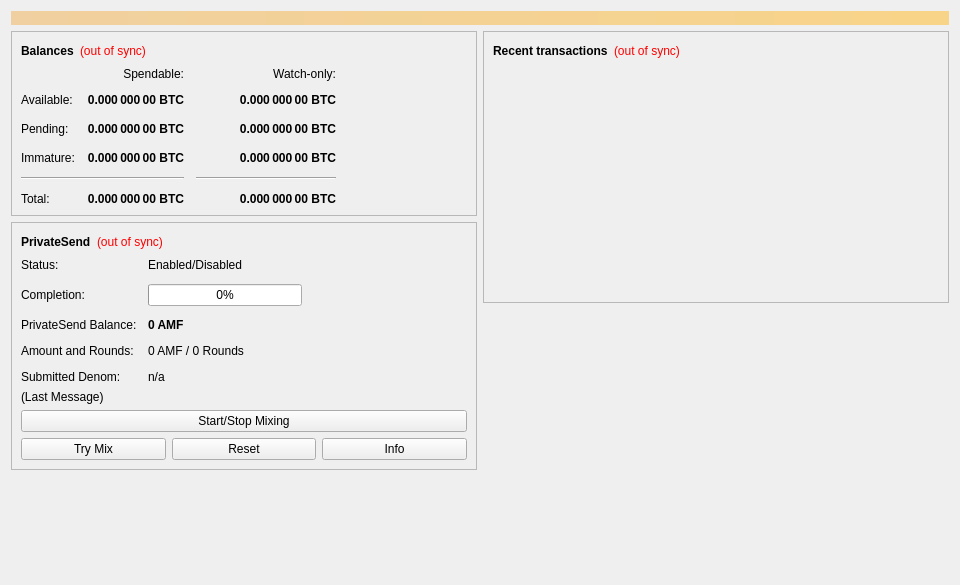
<?xml version="1.0" encoding="UTF-8"?>
<ui version="4.0">
 <class>OverviewPage</class>
 <widget class="QWidget" name="OverviewPage">
  <property name="geometry">
   <rect>
    <x>0</x>
    <y>0</y>
    <width>960</width>
    <height>585</height>
   </rect>
  </property>
  <property name="minimumSize">
   <size>
    <width>960</width>
    <height>0</height>
   </size>
  </property>
  <property name="windowTitle">
   <string>Form</string>
  </property>
  <layout class="QVBoxLayout" name="topLayout">
   <item>
    <widget class="QLabel" name="labelAlerts">
     <property name="visible">
      <bool>false</bool>
     </property>
     <property name="styleSheet">
      <string notr="true">QLabel { background-color: qlineargradient(x1: 0, y1: 0, x2: 1, y2: 0, stop:0 #F0D0A0, stop:1 #F8D488); color:#000000; }</string>
     </property>
     <property name="wordWrap">
      <bool>true</bool>
     </property>
     <property name="margin">
      <number>3</number>
     </property>
     <property name="textInteractionFlags">
      <set>Qt::TextSelectableByMouse</set>
     </property>
    </widget>
   </item>
   <item>
    <layout class="QHBoxLayout" name="horizontalLayout" stretch="1,1">
     <item>
      <layout class="QVBoxLayout" name="verticalLayout_2">
       <item>
        <widget class="QFrame" name="frame">
         <property name="frameShape">
          <enum>QFrame::StyledPanel</enum>
         </property>
         <property name="frameShadow">
          <enum>QFrame::Raised</enum>
         </property>
         <layout class="QVBoxLayout" name="verticalLayout_4">
          <item>
           <layout class="QHBoxLayout" name="horizontalLayout_4">
            <item>
             <widget class="QLabel" name="label_5">
              <property name="font">
               <font>
                <weight>75</weight>
                <bold>true</bold>
               </font>
              </property>
              <property name="text">
               <string>Balances</string>
              </property>
             </widget>
            </item>
            <item>
             <widget class="QLabel" name="labelWalletStatus">
              <property name="toolTip">
               <string>The displayed information may be out of date. Your wallet automatically synchronizes with the AMFeed network after a connection is established, but this process has not completed yet.</string>
              </property>
              <property name="styleSheet">
               <string notr="true">QLabel { color: red; }</string>
              </property>
              <property name="text">
               <string notr="true">(out of sync)</string>
              </property>
              <property name="alignment">
               <set>Qt::AlignLeading|Qt::AlignLeft|Qt::AlignVCenter</set>
              </property>
             </widget>
            </item>
            <item>
             <spacer name="horizontalSpacer_3">
              <property name="orientation">
               <enum>Qt::Horizontal</enum>
              </property>
              <property name="sizeHint" stdset="0">
               <size>
                <width>40</width>
                <height>20</height>
               </size>
              </property>
             </spacer>
            </item>
           </layout>
          </item>
          <item>
           <layout class="QGridLayout" name="gridLayout">
            <property name="spacing">
             <number>12</number>
            </property>
            <item row="2" column="2">
             <widget class="QLabel" name="labelWatchPending">
              <property name="font">
               <font>
                <weight>75</weight>
                <bold>true</bold>
               </font>
              </property>
              <property name="cursor">
               <cursorShape>IBeamCursor</cursorShape>
              </property>
              <property name="toolTip">
               <string>Unconfirmed transactions to watch-only addresses</string>
              </property>
              <property name="text">
               <string notr="true">0.000 000 00 BTC</string>
              </property>
              <property name="alignment">
               <set>Qt::AlignRight|Qt::AlignTrailing|Qt::AlignVCenter</set>
              </property>
              <property name="textInteractionFlags">
               <set>Qt::LinksAccessibleByMouse|Qt::TextSelectableByKeyboard|Qt::TextSelectableByMouse</set>
              </property>
             </widget>
            </item>
            <item row="2" column="1">
             <widget class="QLabel" name="labelUnconfirmed">
              <property name="font">
               <font>
                <weight>75</weight>
                <bold>true</bold>
               </font>
              </property>
              <property name="cursor">
               <cursorShape>IBeamCursor</cursorShape>
              </property>
              <property name="toolTip">
               <string>Total of transactions that have yet to be confirmed, and do not yet count toward the spendable balance</string>
              </property>
              <property name="text">
               <string notr="true">0.000 000 00 BTC</string>
              </property>
              <property name="alignment">
               <set>Qt::AlignRight|Qt::AlignTrailing|Qt::AlignVCenter</set>
              </property>
              <property name="textInteractionFlags">
               <set>Qt::LinksAccessibleByMouse|Qt::TextSelectableByKeyboard|Qt::TextSelectableByMouse</set>
              </property>
             </widget>
            </item>
            <item row="3" column="2">
             <widget class="QLabel" name="labelWatchImmature">
              <property name="font">
               <font>
                <weight>75</weight>
                <bold>true</bold>
               </font>
              </property>
              <property name="cursor">
               <cursorShape>IBeamCursor</cursorShape>
              </property>
              <property name="toolTip">
               <string>Mined balance in watch-only addresses that has not yet matured</string>
              </property>
              <property name="text">
               <string notr="true">0.000 000 00 BTC</string>
              </property>
              <property name="alignment">
               <set>Qt::AlignRight|Qt::AlignTrailing|Qt::AlignVCenter</set>
              </property>
              <property name="textInteractionFlags">
               <set>Qt::LinksAccessibleByMouse|Qt::TextSelectableByKeyboard|Qt::TextSelectableByMouse</set>
              </property>
             </widget>
            </item>
            <item row="4" column="0" colspan="2">
             <widget class="Line" name="lineSpendableBalance">
              <property name="orientation">
               <enum>Qt::Horizontal</enum>
              </property>
             </widget>
            </item>
            <item row="4" column="2">
             <widget class="Line" name="lineWatchBalance">
              <property name="sizePolicy">
               <sizepolicy hsizetype="Preferred" vsizetype="Fixed">
                <horstretch>0</horstretch>
                <verstretch>0</verstretch>
               </sizepolicy>
              </property>
              <property name="minimumSize">
               <size>
                <width>140</width>
                <height>0</height>
               </size>
              </property>
              <property name="orientation">
               <enum>Qt::Horizontal</enum>
              </property>
             </widget>
            </item>
            <item row="5" column="0">
             <widget class="QLabel" name="labelTotalText">
              <property name="text">
               <string>Total:</string>
              </property>
             </widget>
            </item>
            <item row="3" column="1">
             <widget class="QLabel" name="labelImmature">
              <property name="font">
               <font>
                <weight>75</weight>
                <bold>true</bold>
               </font>
              </property>
              <property name="cursor">
               <cursorShape>IBeamCursor</cursorShape>
              </property>
              <property name="toolTip">
               <string>Mined balance that has not yet matured</string>
              </property>
              <property name="text">
               <string notr="true">0.000 000 00 BTC</string>
              </property>
              <property name="alignment">
               <set>Qt::AlignRight|Qt::AlignTrailing|Qt::AlignVCenter</set>
              </property>
              <property name="textInteractionFlags">
               <set>Qt::LinksAccessibleByMouse|Qt::TextSelectableByKeyboard|Qt::TextSelectableByMouse</set>
              </property>
             </widget>
            </item>
            <item row="2" column="3">
             <spacer name="horizontalSpacer_2">
              <property name="orientation">
               <enum>Qt::Horizontal</enum>
              </property>
              <property name="sizeHint" stdset="0">
               <size>
                <width>40</width>
                <height>20</height>
               </size>
              </property>
             </spacer>
            </item>
            <item row="3" column="0">
             <widget class="QLabel" name="labelImmatureText">
              <property name="text">
               <string>Immature:</string>
              </property>
             </widget>
            </item>
            <item row="5" column="1">
             <widget class="QLabel" name="labelTotal">
              <property name="font">
               <font>
                <weight>75</weight>
                <bold>true</bold>
               </font>
              </property>
              <property name="cursor">
               <cursorShape>IBeamCursor</cursorShape>
              </property>
              <property name="toolTip">
               <string>Your current total balance</string>
              </property>
              <property name="text">
               <string notr="true">0.000 000 00 BTC</string>
              </property>
              <property name="alignment">
               <set>Qt::AlignRight|Qt::AlignTrailing|Qt::AlignVCenter</set>
              </property>
              <property name="textInteractionFlags">
               <set>Qt::LinksAccessibleByMouse|Qt::TextSelectableByKeyboard|Qt::TextSelectableByMouse</set>
              </property>
             </widget>
            </item>
            <item row="5" column="2">
             <widget class="QLabel" name="labelWatchTotal">
              <property name="font">
               <font>
                <weight>75</weight>
                <bold>true</bold>
               </font>
              </property>
              <property name="cursor">
               <cursorShape>IBeamCursor</cursorShape>
              </property>
              <property name="toolTip">
               <string>Current total balance in watch-only addresses</string>
              </property>
              <property name="text">
               <string notr="true">0.000 000 00 BTC</string>
              </property>
              <property name="alignment">
               <set>Qt::AlignRight|Qt::AlignTrailing|Qt::AlignVCenter</set>
              </property>
              <property name="textInteractionFlags">
               <set>Qt::LinksAccessibleByMouse|Qt::TextSelectableByKeyboard|Qt::TextSelectableByMouse</set>
              </property>
             </widget>
            </item>
            <item row="0" column="2">
             <widget class="QLabel" name="labelWatchonly">
              <property name="text">
               <string>Watch-only:</string>
              </property>
              <property name="alignment">
               <set>Qt::AlignRight|Qt::AlignTrailing|Qt::AlignVCenter</set>
              </property>
             </widget>
            </item>
            <item row="1" column="0">
             <widget class="QLabel" name="labelBalanceText">
              <property name="text">
               <string>Available:</string>
              </property>
             </widget>
            </item>
            <item row="1" column="1">
             <widget class="QLabel" name="labelBalance">
              <property name="font">
               <font>
                <weight>75</weight>
                <bold>true</bold>
               </font>
              </property>
              <property name="cursor">
               <cursorShape>IBeamCursor</cursorShape>
              </property>
              <property name="toolTip">
               <string>Your current spendable balance</string>
              </property>
              <property name="text">
               <string notr="true">0.000 000 00 BTC</string>
              </property>
              <property name="alignment">
               <set>Qt::AlignRight|Qt::AlignTrailing|Qt::AlignVCenter</set>
              </property>
              <property name="textInteractionFlags">
               <set>Qt::LinksAccessibleByMouse|Qt::TextSelectableByKeyboard|Qt::TextSelectableByMouse</set>
              </property>
             </widget>
            </item>
            <item row="1" column="2">
             <widget class="QLabel" name="labelWatchAvailable">
              <property name="font">
               <font>
                <weight>75</weight>
                <bold>true</bold>
               </font>
              </property>
              <property name="cursor">
               <cursorShape>IBeamCursor</cursorShape>
              </property>
              <property name="toolTip">
               <string>Your current balance in watch-only addresses</string>
              </property>
              <property name="text">
               <string notr="true">0.000 000 00 BTC</string>
              </property>
              <property name="alignment">
               <set>Qt::AlignRight|Qt::AlignTrailing|Qt::AlignVCenter</set>
              </property>
              <property name="textInteractionFlags">
               <set>Qt::LinksAccessibleByMouse|Qt::TextSelectableByKeyboard|Qt::TextSelectableByMouse</set>
              </property>
             </widget>
            </item>
            <item row="2" column="0">
             <widget class="QLabel" name="labelPendingText">
              <property name="text">
               <string>Pending:</string>
              </property>
             </widget>
            </item>
            <item row="0" column="1">
             <widget class="QLabel" name="labelSpendable">
              <property name="text">
               <string>Spendable:</string>
              </property>
              <property name="alignment">
               <set>Qt::AlignRight|Qt::AlignTrailing|Qt::AlignVCenter</set>
              </property>
             </widget>
            </item>
           </layout>
          </item>
         </layout>
        </widget>
       </item>
       <item>
        <widget class="QFrame" name="framePrivateSend">
         <property name="layoutDirection">
          <enum>Qt::LeftToRight</enum>
         </property>
         <property name="frameShape">
          <enum>QFrame::StyledPanel</enum>
         </property>
         <property name="frameShadow">
          <enum>QFrame::Raised</enum>
         </property>
         <layout class="QVBoxLayout" name="VerticalLayout_PS1">
          <item>
           <layout class="QHBoxLayout" name="horizontalLayout_5">
            <item>
             <widget class="QLabel" name="labelPrivateSendHeader">
              <property name="font">
               <font>
                <weight>75</weight>
                <bold>true</bold>
               </font>
              </property>
              <property name="text">
               <string>PrivateSend</string>
              </property>
             </widget>
            </item>
            <item>
             <widget class="QLabel" name="labelPrivateSendSyncStatus">
              <property name="toolTip">
               <string>The displayed information may be out of date. Your wallet automatically synchronizes with the AMFeed network after a connection is established, but this process has not completed yet.</string>
              </property>
              <property name="styleSheet">
               <string notr="true">QLabel { color: red; }</string>
              </property>
              <property name="text">
               <string notr="true">(out of sync)</string>
              </property>
              <property name="alignment">
               <set>Qt::AlignLeading|Qt::AlignLeft|Qt::AlignVCenter</set>
              </property>
             </widget>
            </item>
            <item>
             <spacer name="horizontalSpacer_4">
              <property name="orientation">
               <enum>Qt::Horizontal</enum>
              </property>
              <property name="sizeHint" stdset="0">
               <size>
                <width>40</width>
                <height>20</height>
               </size>
              </property>
             </spacer>
            </item>
           </layout>
          </item>
          <item>
           <layout class="QFormLayout" name="privateSendFormLayout">
            <property name="fieldGrowthPolicy">
             <enum>QFormLayout::AllNonFixedFieldsGrow</enum>
            </property>
            <property name="horizontalSpacing">
             <number>11</number>
            </property>
            <property name="verticalSpacing">
             <number>12</number>
            </property>
            <item row="0" column="0">
             <widget class="QLabel" name="labelPrivateSendEnabledText">
              <property name="text">
               <string>Status:</string>
              </property>
             </widget>
            </item>
            <item row="0" column="1">
             <widget class="QLabel" name="labelPrivateSendEnabled">
              <property name="text">
               <string>Enabled/Disabled</string>
              </property>
             </widget>
            </item>
            <item row="1" column="0">
             <widget class="QLabel" name="labelCompletitionText">
              <property name="text">
               <string>Completion:</string>
              </property>
             </widget>
            </item>
            <item row="1" column="1">
             <widget class="QProgressBar" name="privateSendProgress">
              <property name="maximumSize">
               <size>
                <width>154</width>
                <height>16777215</height>
               </size>
              </property>
              <property name="value">
               <number>0</number>
              </property>
             </widget>
            </item>
            <item row="2" column="0">
             <widget class="QLabel" name="labelAnonymizedText">
              <property name="text">
               <string>PrivateSend Balance:</string>
              </property>
             </widget>
            </item>
            <item row="2" column="1">
             <widget class="QLabel" name="labelAnonymized">
              <property name="font">
               <font>
                <weight>75</weight>
                <bold>true</bold>
               </font>
              </property>
              <property name="text">
               <string notr="true">0 AMF</string>
              </property>
             </widget>
            </item>
            <item row="3" column="0">
             <widget class="QLabel" name="labelAmountAndRoundsText">
              <property name="text">
               <string>Amount and Rounds:</string>
              </property>
             </widget>
            </item>
            <item row="3" column="1">
             <widget class="QLabel" name="labelAmountRounds">
              <property name="text">
               <string>0 AMF / 0 Rounds</string>
              </property>
             </widget>
            </item>
            <item row="4" column="0">
             <widget class="QLabel" name="labelSubmittedDenomText">
              <property name="text">
               <string>Submitted Denom:</string>
              </property>
             </widget>
            </item>
            <item row="4" column="1">
             <widget class="QLabel" name="labelSubmittedDenom">
              <property name="toolTip">
               <string>The denominations you submitted to the Masternode.&lt;br&gt;To mix, other users must submit the exact same denominations.</string>
              </property>
              <property name="text">
               <string>n/a</string>
              </property>
             </widget>
            </item>
           </layout>
          </item>
          <item>
           <layout class="QVBoxLayout" name="VerticalLayout_PS">
            <item>
             <widget class="QLabel" name="labelPrivateSendLastMessage">
              <property name="text">
               <string>(Last Message)</string>
              </property>
              <property name="alignment">
               <set>Qt::AlignLeading|Qt::AlignLeft|Qt::AlignTop</set>
              </property>
              <property name="wordWrap">
               <bool>true</bool>
              </property>
             </widget>
            </item>
            <item>
             <widget class="QPushButton" name="togglePrivateSend">
              <property name="sizePolicy">
               <sizepolicy hsizetype="MinimumExpanding" vsizetype="Fixed">
                <horstretch>0</horstretch>
                <verstretch>0</verstretch>
               </sizepolicy>
              </property>
              <property name="text">
               <string>Start/Stop Mixing</string>
              </property>
             </widget>
            </item>
            <item>
             <layout class="QHBoxLayout" name="horizontalLayout_debugbuttons">
              <item>
               <widget class="QPushButton" name="privateSendAuto">
                <property name="sizePolicy">
                 <sizepolicy hsizetype="MinimumExpanding" vsizetype="Fixed">
                  <horstretch>0</horstretch>
                  <verstretch>0</verstretch>
                 </sizepolicy>
                </property>
                <property name="toolTip">
                 <string>Try to manually submit a PrivateSend request.</string>
                </property>
                <property name="text">
                 <string>Try Mix</string>
                </property>
               </widget>
              </item>
              <item>
               <widget class="QPushButton" name="privateSendReset">
                <property name="sizePolicy">
                 <sizepolicy hsizetype="MinimumExpanding" vsizetype="Fixed">
                  <horstretch>0</horstretch>
                  <verstretch>0</verstretch>
                 </sizepolicy>
                </property>
                <property name="toolTip">
                 <string>Reset the current status of PrivateSend (can interrupt PrivateSend if it's in the process of Mixing, which can cost you money!)</string>
                </property>
                <property name="autoFillBackground">
                 <bool>false</bool>
                </property>
                <property name="text">
                 <string>Reset</string>
                </property>
               </widget>
              </item>
              <item>
               <widget class="QPushButton" name="privateSendInfo">
                <property name="sizePolicy">
                 <sizepolicy hsizetype="MinimumExpanding" vsizetype="Fixed">
                  <horstretch>0</horstretch>
                  <verstretch>0</verstretch>
                 </sizepolicy>
                </property>
                <property name="toolTip">
                 <string>Information about PrivateSend and Mixing</string>
                </property>
                <property name="text">
                 <string>Info</string>
                </property>
               </widget>
              </item>
             </layout>
            </item>
           </layout>
          </item>
         </layout>
        </widget>
       </item>
       <item>
        <spacer name="verticalSpacer">
         <property name="orientation">
          <enum>Qt::Vertical</enum>
         </property>
         <property name="sizeHint" stdset="0">
          <size>
           <width>20</width>
           <height>40</height>
          </size>
         </property>
        </spacer>
       </item>
      </layout>
     </item>
     <item>
      <layout class="QVBoxLayout" name="verticalLayout_3">
       <item>
        <widget class="QFrame" name="frame_2">
         <property name="frameShape">
          <enum>QFrame::StyledPanel</enum>
         </property>
         <property name="frameShadow">
          <enum>QFrame::Raised</enum>
         </property>
         <layout class="QVBoxLayout" name="verticalLayout">
          <item>
           <layout class="QHBoxLayout" name="horizontalLayout_2">
            <item>
             <widget class="QLabel" name="label_4">
              <property name="font">
               <font>
                <weight>75</weight>
                <bold>true</bold>
               </font>
              </property>
              <property name="text">
               <string>Recent transactions</string>
              </property>
             </widget>
            </item>
            <item>
             <widget class="QLabel" name="labelTransactionsStatus">
              <property name="toolTip">
               <string>The displayed information may be out of date. Your wallet automatically synchronizes with the AMFeed network after a connection is established, but this process has not completed yet.</string>
              </property>
              <property name="styleSheet">
               <string notr="true">QLabel { color: red; }</string>
              </property>
              <property name="text">
               <string notr="true">(out of sync)</string>
              </property>
              <property name="alignment">
               <set>Qt::AlignLeading|Qt::AlignLeft|Qt::AlignVCenter</set>
              </property>
             </widget>
            </item>
            <item>
             <spacer name="horizontalSpacer">
              <property name="orientation">
               <enum>Qt::Horizontal</enum>
              </property>
              <property name="sizeHint" stdset="0">
               <size>
                <width>40</width>
                <height>20</height>
               </size>
              </property>
             </spacer>
            </item>
           </layout>
          </item>
          <item>
           <widget class="QListView" name="listTransactions">
            <property name="styleSheet">
             <string notr="true">QListView { background: transparent; }</string>
            </property>
            <property name="frameShape">
             <enum>QFrame::NoFrame</enum>
            </property>
            <property name="verticalScrollBarPolicy">
             <enum>Qt::ScrollBarAlwaysOff</enum>
            </property>
            <property name="horizontalScrollBarPolicy">
             <enum>Qt::ScrollBarAlwaysOff</enum>
            </property>
            <property name="selectionMode">
             <enum>QAbstractItemView::NoSelection</enum>
            </property>
           </widget>
          </item>
         </layout>
        </widget>
       </item>
       <item>
        <spacer name="verticalSpacer_2">
         <property name="orientation">
          <enum>Qt::Vertical</enum>
         </property>
         <property name="sizeHint" stdset="0">
          <size>
           <width>20</width>
           <height>40</height>
          </size>
         </property>
        </spacer>
       </item>
      </layout>
     </item>
    </layout>
   </item>
  </layout>
 </widget>
 <resources/>
 <connections/>
</ui>
